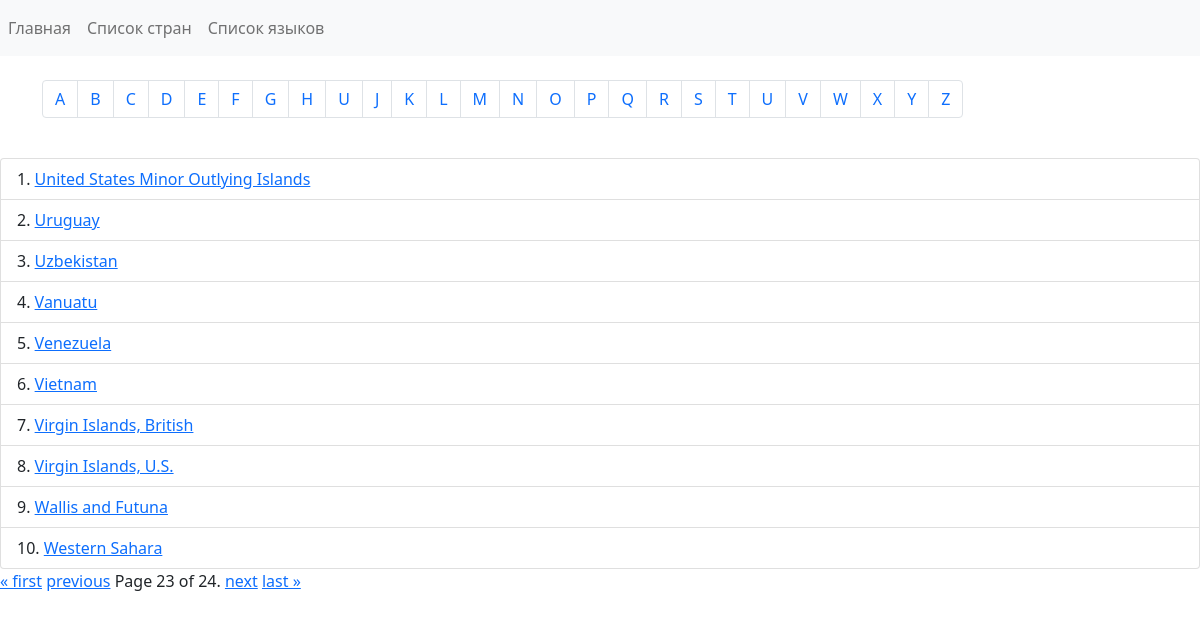
Screenshot of /countries-list/?page=23 with the database file from the repository.
### countries/models.py (models this page shows, shortened)
class Country(models.Model):
    name = models.CharField(max_length=256)
    languages = models.ManyToManyField(Language)

### countries/views.py (the view)
# urls.py: path('countries-list/', countries_list, name='countries_list'),
def countries_list(request: HttpRequest):
    countries = Country.objects.all()
    paginator = Paginator(countries, 10)
    page_number = request.GET.get('page')
    page_object = paginator.get_page(page_number)
    return render(request, 'countries/countries_list.html', {
        'countries': countries,
        'title': 'Список стран',
        'alphabet': 'ABCDEFGHUJKLMNOPQRSTUVWXYZ',
        'page_object': page_object,
    })

### countries/templates/countries/countries_list.html
{% extends 'countries/base.html' %}
{% block content %}
<br>
<div class="container">
    <nav>
        <ul class="pagination">
            {% for char in alphabet %}
            <li class="page-item"><a class="page-link" href="/countries/alphabet/{{ char }}">{{ char }}</a></li>
            {% endfor %}
        </ul>
    </nav>
</div>
<br>
<ol class="list-group list-group-numbered">
    {% for country in page_object %}
    <li class="list-group-item"><a href="/country/{{ country.name }}">{{ country.name }}</a></li>
    {% endfor %}
</ol>
<div class="pagination">
    <span class="step-links">
        {% if page_object.has_previous %}
            <a href="?page=1">&laquo; first</a>
            <a href="?page={{ page_object.previous_page_number }}">previous</a>
        {% endif %}
        <span class="current">
            Page {{ page_object.number }} of {{ page_object.paginator.num_pages }}.
        </span>
        {% if page_object.has_next %}
            <a href="?page={{ page_object.next_page_number }}">next</a>
            <a href="?page={{ page_object.paginator.num_pages }}">last &raquo;</a>
        {% endif %}
    </span>
</div>
{% endblock %}

### rows the page displays
Country: name "United States Minor Outlying Islands"
Country: name "Uruguay"
Country: name "Uzbekistan"
Country: name "Vanuatu"
Country: name "Venezuela"
Country: name "Vietnam"
Country: name "Virgin Islands, British"
Country: name "Virgin Islands, U.S."
Country: name "Wallis and Futuna"
Country: name "Western Sahara"

### other values shown
{{ char }} "A" "B" "C" "D" "E" "F" "G" "H" "U" "J" "K" "L" "M" "N" "O" "P" "Q" "R" "S" "T" "U" "V" "W" "X" "Y" "Z"
{{ page_object.number }} "23"
{{ page_object.paginator.num_pages }} "24"
